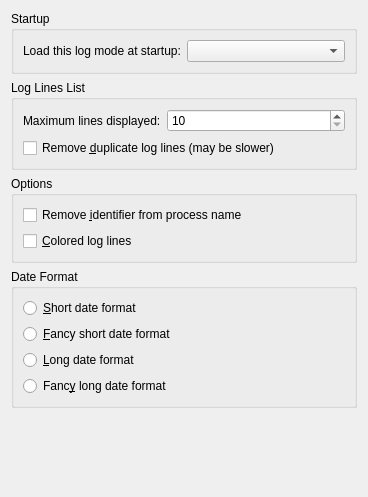
<ui version="4.0" >
 <author>Nicolas Ternisien</author>
 <class>GeneralConfigurationWidgetBase</class>
 <widget class="QWidget" name="GeneralConfigurationWidgetBase" >
  <property name="geometry" >
   <rect>
    <x>0</x>
    <y>0</y>
    <width>368</width>
    <height>497</height>
   </rect>
  </property>
  <layout class="QVBoxLayout" >
   <item>
    <widget class="QGroupBox" name="groupBox_4" >
     <property name="title" >
      <string>Startup</string>
     </property>
     <layout class="QHBoxLayout" >
      <item>
       <widget class="QLabel" name="label" >
        <property name="text" >
         <string>Load this log mode at startup:</string>
        </property>
        <property name="buddy" >
         <cstring>startupLogMode</cstring>
        </property>
       </widget>
      </item>
      <item>
       <widget class="QComboBox" name="startupLogMode" >
        <property name="toolTip" >
         <string>The log mode which is loaded by default at startup</string>
        </property>
        <property name="whatsThis" >
         <string>The log mode loaded by default at startup. Choose 'No Log Mode' if you do not want this to happen.</string>
        </property>
       </widget>
      </item>
     </layout>
    </widget>
   </item>
   <item>
    <widget class="QGroupBox" name="groupBox" >
     <property name="title" >
      <string>Log Lines List</string>
     </property>
     <layout class="QVBoxLayout" >
      <item>
       <layout class="QHBoxLayout" >
        <item>
         <widget class="QLabel" name="maxLinesLabel" >
          <property name="text" >
           <string>Maximum lines displayed:</string>
          </property>
          <property name="buddy" >
           <cstring>maxLines</cstring>
          </property>
         </widget>
        </item>
        <item>
         <widget class="KIntSpinBox" name="maxLines" >
          <property name="sizePolicy" >
           <sizepolicy vsizetype="Fixed" hsizetype="Expanding" >
            <horstretch>0</horstretch>
            <verstretch>0</verstretch>
           </sizepolicy>
          </property>
          <property name="toolTip" >
           <string>Choose here the maximum number of log lines displayed in the main view.</string>
          </property>
          <property name="whatsThis" >
           <string>You can choose here the maximum number of log lines displayed in the main view.</string>
          </property>
          <property name="minimum" >
           <number>10</number>
          </property>
          <property name="maximum" >
           <number>30000</number>
          </property>
          <property name="singleStep" >
           <number>10</number>
          </property>
         </widget>
        </item>
       </layout>
      </item>
      <item>
       <widget class="QCheckBox" name="deleteDuplicatedLines" >
        <property name="toolTip" >
         <string>Select this option if you want to delete duplicate log lines &lt;b>(may be slow)&lt;/b>.</string>
        </property>
        <property name="whatsThis" >
         <string>Select this option if you want to delete duplicate log lines. &lt;b>This option can slow log reading&lt;/b>.</string>
        </property>
        <property name="text" >
         <string>Remove &amp;duplicate log lines (may be slower)</string>
        </property>
       </widget>
      </item>
     </layout>
    </widget>
   </item>
   <item>
    <widget class="QGroupBox" name="groupBox_2" >
     <property name="title" >
      <string>Options</string>
     </property>
     <layout class="QVBoxLayout" >
      <item>
       <widget class="QCheckBox" name="deleteProcessId" >
        <property name="toolTip" >
         <string>Remove process identifier from process name.</string>
        </property>
        <property name="whatsThis" >
         <string>Select this option if you want to remove the process identifier from the process name. For example, the &lt;b>Process&lt;/b> column may contain entries such as &lt;i>cron&lt;b>[3433]&lt;/b>&lt;/i>. If this option is activated, the bold part will be removed.</string>
        </property>
        <property name="text" >
         <string>Remove &amp;identifier from process name</string>
        </property>
       </widget>
      </item>
      <item>
       <widget class="QCheckBox" name="colorizeLogLines" >
        <property name="toolTip" >
         <string>This option allows log lines to be colored depending on their log level.</string>
        </property>
        <property name="whatsThis" >
         <string>This option allows log lines to be colored depending on their log level. For example, errors will be shown in red, warnings in orange, and so on. This will help you to see problems more easily.</string>
        </property>
        <property name="text" >
         <string>&amp;Colored log lines</string>
        </property>
       </widget>
      </item>
     </layout>
    </widget>
   </item>
   <item>
    <widget class="QGroupBox" name="groupBox_3" >
     <property name="title" >
      <string>Date Format</string>
     </property>
     <layout class="QVBoxLayout" >
      <item>
       <widget class="QRadioButton" name="formatShortDate" >
        <property name="styleSheet" >
         <string/>
        </property>
        <property name="text" >
         <string>&amp;Short date format</string>
        </property>
       </widget>
      </item>
      <item>
       <widget class="QRadioButton" name="formatFancyShortDate" >
        <property name="text" >
         <string>&amp;Fancy short date format</string>
        </property>
       </widget>
      </item>
      <item>
       <widget class="QRadioButton" name="formatLongDate" >
        <property name="text" >
         <string>&amp;Long date format</string>
        </property>
       </widget>
      </item>
      <item>
       <widget class="QRadioButton" name="formatFancyLongDate" >
        <property name="text" >
         <string>Fanc&amp;y long date format</string>
        </property>
       </widget>
      </item>
     </layout>
    </widget>
   </item>
   <item>
    <spacer>
     <property name="orientation" >
      <enum>Qt::Vertical</enum>
     </property>
     <property name="sizeHint" >
      <size>
       <width>20</width>
       <height>40</height>
      </size>
     </property>
    </spacer>
   </item>
  </layout>
 </widget>
 <customwidgets>
  <customwidget>
   <class>KIntSpinBox</class>
   <extends>QSpinBox</extends>
   <header>knuminput.h</header>
  </customwidget>
 </customwidgets>
 <connections/>
</ui>
